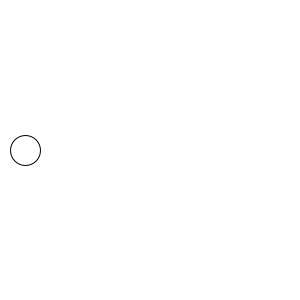
Frame 1 (no input)
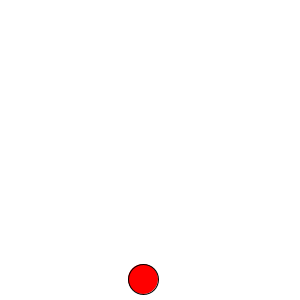
Frame 60 (the mouse pressed at the canvas centre just before this capture)
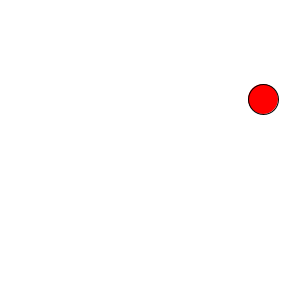
Frame 120 (the mouse held since frame 60 and released just before this capture)

The Processing sketch that drew these frames (run headless with seeded random() and noise(); from frame 60 on, the mouse is pressed at the canvas centre):

// Processing sketch: modularExtendedPhysics
// ── modularExtendedPhysics.pde
int circleX = 25;
int circleY = 150;
int stepX = 2;
int stepY = 3;

void setup()
{
  size(300, 300);
}

void draw()
{
  background(255);
  drawBall(circleX, circleY);
  moveBall();
  bounceBall();
}

void drawBall(int x, int y)
{
  stroke(0);
  int circleDiameter = 30;
  float d = dist(mouseX, mouseY, x, y);

  if (d < circleDiameter / 2.0) //we divide by two because we want to use the radius of the circle
  {
    fill(0);
  }
  ellipse(x, y, circleDiameter, circleDiameter);
}

void moveBall()
{
  circleX =  circleX + stepX;
  circleY = circleY + stepY;
}

void bounceBall()
{
  if (circleX > width || circleX < 0)
  {
    fill(255, 0, 0);
    stepX = stepX * -1;
  }

  if (circleY > height || circleY < 0)
  {
    fill(255, 0, 0);
    stepY = stepY * -1;
  }
}

void keyPressed()
{
  if (key == 'f' || key == 'F')
  {
    if (stepX>0) stepX =stepX + 1;
    else stepX = stepX - 1;

    if (stepY>0) stepY = stepY+1;
    else stepY = stepY - 1;
  }

  if (key =='s' || key=='S')
  {
    if (stepX>0) stepX=stepX - 1;
    else stepX = stepX + 1;

    if (stepY>0) stepY=stepY-1;
    else stepY = stepY + 1;
  }
  stepX = constrain(stepX, -10, 10);
  stepY = constrain(stepY, -10, 10);
}
